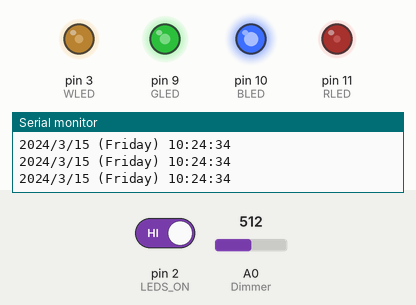
The sketch below on a simulated Arduino Uno, built with avr-gcc and run on an emulated ATmega328P. On the bench: output pins drawn as LEDs (lit = HIGH), the last lines printed to the serial monitor. The inputs (shaded band) are chosen by the test bench; at power-on: pin 2 (LEDS_ON) HIGH, A0 (Dimmer) = 512. The local clock reads 2024-03-15 10:24:30 at power-on unless the sketch sets it.

Above: at 4.2 s.
4.3 s: pin 2 (LEDS_ON) driven LOW
At 5.1 s:
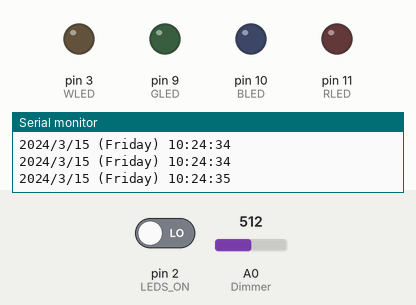
7.3 s: pin 2 (LEDS_ON) driven HIGH
At 8.1 s:
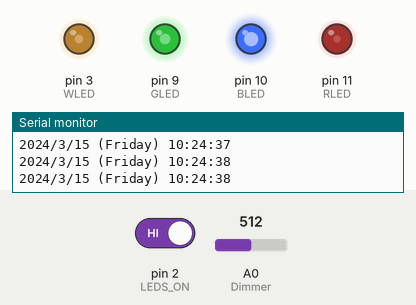
Timing chart, 0 to 10.3 s (numbered marks = the images above; inputs shaded):
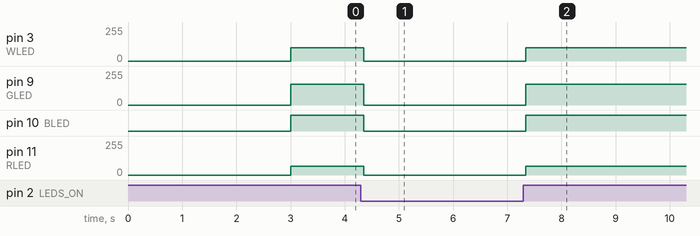

The sketch:

RoomLights_v1.10.ino
```cpp
//Include date and time for DS3231 RTC via I2C and Wire library
#include <Wire.h>
#include "RTClib.h"

RTC_DS3231 rtc; //create an object?

char daysOfTheWeek[7][12] = {"Sunday", "Monday", "Tuesday", "Wednesday", "Thursday", "Friday", "Saturday"}; //set up days of the week

int WLED = 3; //white led on pin 3 for analog output
int RLED = 11; //red led on pin 11 for analog output
int GLED = 9; //green led on pin 9 for analog output
int BLED = 10; //blue led on pin 10 for analog output
int LEDS_ON = 2; //create the white on option
int Dimmer = A0; //create read in variable for dimmer potentiometer
int LEDS_ON_OFF = 0; //initialize read in variable for white LED
int Brightness = 0; //initialize brightness for output
int timeOfDay = 0; //store the time to test for printing out

// the setup routine runs once when you press reset:
void setup() {
  // initialize the digital pins as outputs.
  pinMode(WLED, OUTPUT);
  pinMode(RLED, OUTPUT); //the wire connected to the LED strip for the RED LEDS is GREEN
  pinMode(GLED, OUTPUT); //the wire connected to the LED strip for the GREEN LEDS is RED     THEY ARE FLIPPED
  pinMode(BLED, OUTPUT);
  pinMode(LEDS_ON, INPUT);
  pinMode(Dimmer, INPUT);

  //setup for RTC module
#ifndef ESP8266 //define ESP8266 to set up serial monitor
  while (!Serial);
#endif

  Serial.begin(9600); //set 9600 baud rate
  delay(3000); //wait for console to open

  if (! rtc.begin()) { //if the RTC module isn't being read
    Serial.println("Couldn't find RTC");
    while (1);
  }

  if (rtc.lostPower()) {
    Serial.println("RTC lost power, lets set the time!");
    rtc.adjust(DateTime(F(__DATE__), F(__TIME__)));
  }

}


// the loop routine runs over and over again forever:
void loop() {

  RTC(); //obtain the date and time

  Brightness = analogRead(Dimmer) / 4; //read in an input from the potentiometer for brightness output

  lightOutput(timeOfDay);

  /*THIS NEEDS TO BE MADE AN INTERRUPT*/
  LEDS_ON_OFF = digitalRead(LEDS_ON); //check if the white LED should be on
  /*
    if (LEDS_ON_OFF == LOW) //if the switch designates the white LED should be off
    {
      analogWrite(WLED, 0); //turn off the white LED
      analogWrite(BLED, 0); //turn off the blue LED
      analogWrite(GLED, 0); //turn off the green LED
      analogWrite(RLED, 0); //turn off the red LED
  */
  /*
    if (CONOFF < 256) //if the potentiometer is less than .488 volts turn off the RGB LEDS
    {
    digitalWrite(RLED, LOW);
    digitalWrite(GLED, LOW);
    digitalWrite(BLED, LOW);
    }

    else if (256 < CONOFF && CONOFF < 512) //if the potentiometer is between 1/4 and 1/2, turn on black light
    {
    analogWrite(RLED,167); //black light fluorescent
    analogWrite(GLED, 0);
    analogWrite(BLED, 255);
    }

    else if (512 < CONOFF && CONOFF < 768)
    {
    analogWrite(RLED, 255);  //candle flame
    analogWrite(GLED, 147);
    analogWrite(BLED, 41);
    }
    else if (768 < CONOFF && CONOFF < 1024)
    {
    analogWrite(RLED, 64); //clear blue sky
    analogWrite(GLED, 156);
    analogWrite(BLED, 255);
    }
  */
}
/*
  else if (LEDS_ON_OFF == HIGH) //if the white LED should be on
  {
    if (timeOfDay == 0 || timeOfDay == 10 || timeOfDay == 20 || timeOfDay == 30 || timeOfDay == 40 || timeOfDay == 50)
    {
      analogWrite(WLED, Brightness); //WLED on
      Serial.print(timeOfDay);
      Serial.println();
    }
*/
/*     analogWrite(RLED, Brightness); //turn on the RGBs
     analogWrite(GLED, Brightness);
     analogWrite(BLED, Brightness);
*/
/* if (now.second() == 3)
  {
   analogWrite(RLED, Brightness);
  }
  else if (now.second() == 5)
  {
   analogWrite(GLED, Brightness);
  }
  else if (now.second() == 7)
   analogWrite(RLED, Brightness);
  else
  {
   analogWrite(WLED, 0);
   analogWrite(RLED, 0);
   analogWrite(GLED, 0);
   analogWrite(BLED, 0);
  }
*/
/*
  }
  }
*/
//additions needed

//function for RTC
//arduino should take input to determine the time of day and change the brightness of lights accordingly

/*
    Function Name: RTC
    Description: This function is called to obtain the date and time. It will print the current date and time over the serial monitor.
    Inputs: None
    Outputs: Prints out the current date and time to the serial monitor.
*/
void RTC() {

  DateTime now = rtc.now(); //obtain the date and time

  Serial.print(now.year(), DEC); //print the year
  Serial.print('/');
  Serial.print(now.month(), DEC); //print the month
  Serial.print('/');
  Serial.print(now.day(), DEC); //print the day
  Serial.print(" (");
  Serial.print(daysOfTheWeek[now.dayOfTheWeek()]); //print the day of the week
  Serial.print(") ");
  Serial.print(now.hour(), DEC); //print the hour
  Serial.print(':');
  Serial.print(now.minute(), DEC); //print the minute
  Serial.print(':');
  Serial.print(now.second(), DEC); //print the second
  Serial.println(); //print a new line

  timeOfDay = now.hour();
}

/*
    Function Name: lightOutput
    Description: This function takes in the time of day in hours and outputs a
    light color corresponding to what the natural light would be like that time.
    Inputs: int timeOfDay (in hours)
    Outputs: PWM output to LEDs based on the time of day.
*/
void lightOutput(int timeOfDay)
{
  if (LEDS_ON_OFF == LOW) //if the switch designates the LEDs should be off, regardless of the time of day
  {
    fullOff();
  }
  else if (LEDS_ON_OFF == HIGH) //if the switch is turned on, activate the LEDs and set their color to correspond to the time of day
  {
    if (timeOfDay == 12) //if it is 12pm, set the values to "High Noon Sun"
    {
      analogWrite(WLED, 200);
      analogWrite(RLED, 255);
      analogWrite(GLED, 255);
      analogWrite(BLED, 251);
    }

    //if the time of day is between 5am and 7am, and 7pm and 10pm, set the color to "Candle"
    else if (timeOfDay == 5 || timeOfDay == 6 || timeOfDay == 7 || timeOfDay == 19 || timeOfDay == 20 || timeOfDay == 21 || timeOfDay == 20)
    {
      analogWrite(WLED, 0);
      analogWrite(RLED, 255);
      analogWrite(GLED, 147);
      analogWrite(BLED, 41);
    }

    //if the time of day is not noon and is between the rest of the day then set the color the "Sky Blue"
    else if (timeOfDay >= 8 && timeOfDay <= 18)
    {
      analogWrite(WLED, 100);
      analogWrite(RLED, 64);
      analogWrite(GLED, 156);
      analogWrite(BLED, 255);
    }

    //if the time of day is any time at night, set the color to a dark red for the best usage as users can have a low ambient light
    //that doesn't affect their sleep cycle and can still be used to navigate a room
    else
    {
      analogWrite(WLED, 0);
      analogWrite(RLED, 200);
      analogWrite(GLED, 0);
      analogWrite(BLED, 0);
    }
  }
}
//pad input function
//should take a control signal from the keypad and output a different combination of colors

//dimmer
//basic potentiometer dimmer
//needs to work with any set of color outputs

//IR function
//needs to detect IR input and turn lights on/off accordingly

/*
   Function Name: fullOff
   Description: Turns off all LEDs, written to make it quicker to program.
   Input: None
   Output: Turns off all LEDs
*/

void fullOff()
{
  analogWrite(WLED, 0); //turn off the white LED
  analogWrite(RLED, 0); //turn off the blue LED
  analogWrite(GLED, 0); //turn off the green LED
  analogWrite(BLED, 0); //turn off the red LED
}
```

Measured:
- after the input at 4.3 s, pin 3 (WLED): 100/255 → 0/255 after 0.05 s; pin 9 (GLED): 156/255 → 0/255 after 0.05 s; pin 10 (BLED): HIGH → LOW after 0.05 s; pin 11 (RLED): 64/255 → 0/255 after 0.05 s
- after the input at 7.3 s, pin 3 (WLED): 0/255 → 100/255 at once; pin 9 (GLED): 0/255 → 156/255 at once; pin 10 (BLED): LOW → HIGH at once; pin 11 (RLED): 0/255 → 64/255 at once
